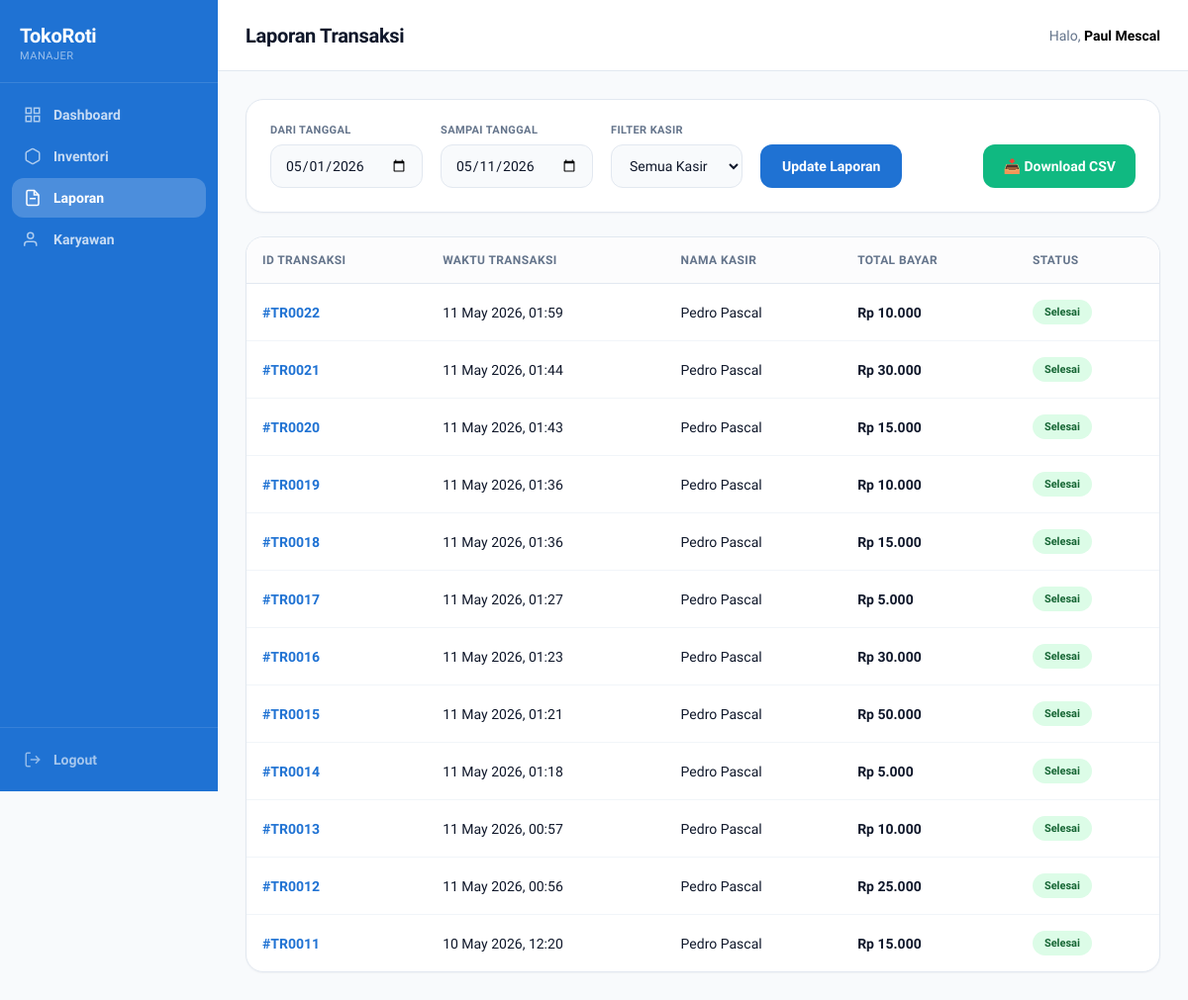
The app's page /public/laporan.php (signed in), older data.
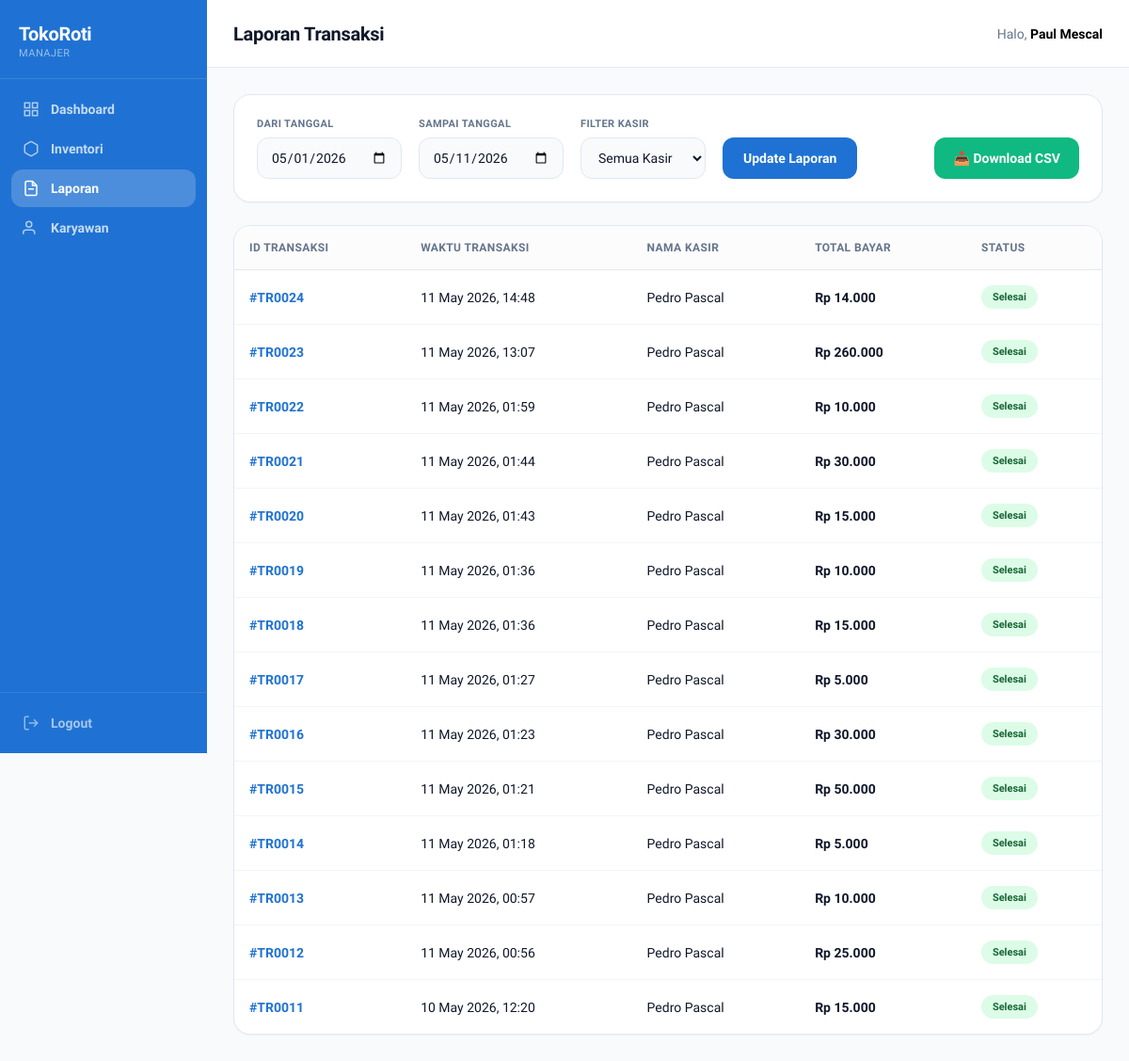
The same page, newer data.
### tables this page shows
CREATE TABLE `transaksi` (
  `id_transaksi` varchar(10) NOT NULL,
  `waktu_transaksi` datetime NOT NULL,
  `total_bayar` int NOT NULL,
  `uang_bayar` int DEFAULT '0',
  `kembalian` int DEFAULT '0',
  `metode_bayar` varchar(20) DEFAULT 'Cash',
  `status` varchar(20) DEFAULT 'Selesai',
  `id_karyawan` varchar(10) NOT NULL
);

### public/laporan.php (the view, shortened to what the changed rows need)
<?php
require_once '../config/database.php';
$dari    = $_GET['dari'] ?? date('Y-m-01');
$sampai  = $_GET['sampai'] ?? date('Y-m-d');
$sql = "SELECT * FROM transaksilengkap WHERE DATE(waktu_transaksi) BETWEEN :dari AND :sampai";
$params = [':dari' => $dari, ':sampai' => $sampai];
$sql .= " ORDER BY waktu_transaksi DESC";
$stmt = $conn->prepare($sql);
$stmt->execute($params);
$transaksi = $stmt->fetchAll(PDO::FETCH_ASSOC);
?>
<!DOCTYPE html>
<html lang="id">
<head>
</head>
<body>
    <div class="main">
        <div class="content">
            <div class="card" style="padding: 0; overflow: hidden;">
                <table class="report-table">
                    <thead>
                        <tr>
                            <th>ID Transaksi</th>
                            <th>Waktu Transaksi</th>
                            <th>Nama Kasir</th>
                            <th>Total Bayar</th>
                            <th>Status</th>
                        </tr>
                    </thead>
                    <tbody>
                        <?php if ($transaksi): ?>
                            <?php foreach ($transaksi as $t): ?>
                            <tr>
                                <td style="font-weight: 700; color: var(--blue-500);">#<?= htmlspecialchars($t['id_transaksi']) ?></td>
                                <td><?= date('d M Y, H:i', strtotime($t['waktu_transaksi'])) ?></td>
                                <td><?= htmlspecialchars($t['nama_karyawan']) ?></td>
                                <td style="font-weight: 700;">Rp <?= number_format($t['subtotal'], 0, ',', '.') ?></td>
                                <td><span class="status-pill">Selesai</span></td>
                            </tr>
                            <?php endforeach; ?>
                        <?php else: ?>
                            <tr><td colspan="5" style="text-align:center; padding: 40px; color: #64748B;">Tidak ada transaksi yang ditemukan.</td></tr>
                        <?php endif; ?>
                    </tbody>
                </table>
            </div>
        </div>
    </div>
</body>
</html>

Row changes from the older to the newer data that the page shows:
added transaksi: id_transaksi "TR0024", waktu_transaksi "11 May 2026, 14:48", nama_karyawan "Pedro Pascal", subtotal "14.000"
added transaksi: id_transaksi "TR0023", waktu_transaksi "11 May 2026, 13:07", nama_karyawan "Pedro Pascal", subtotal "260.000"
